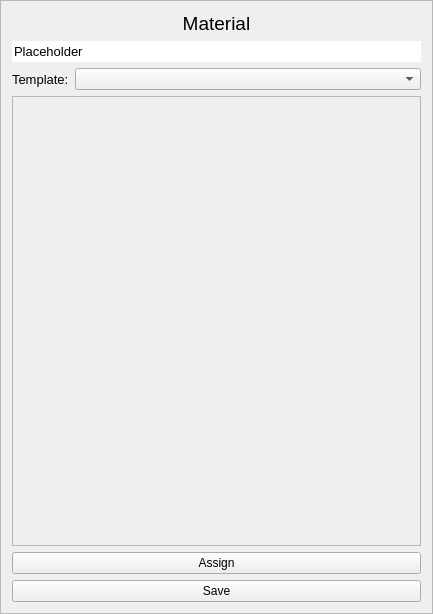
<?xml version="1.0" encoding="UTF-8"?>
<ui version="4.0">
 <class>Frame</class>
 <widget class="QFrame" name="Frame">
  <property name="geometry">
   <rect>
    <x>0</x>
    <y>0</y>
    <width>433</width>
    <height>614</height>
   </rect>
  </property>
  <property name="font">
   <font>
    <family>Segoe UI</family>
   </font>
  </property>
  <property name="windowTitle">
   <string>Frame</string>
  </property>
  <property name="frameShape">
   <enum>QFrame::StyledPanel</enum>
  </property>
  <property name="frameShadow">
   <enum>QFrame::Raised</enum>
  </property>
  <layout class="QGridLayout" name="gridLayout">
   <item row="2" column="0">
    <widget class="QLabel" name="label_2">
     <property name="font">
      <font>
       <pointsize>10</pointsize>
      </font>
     </property>
     <property name="text">
      <string>Template:</string>
     </property>
    </widget>
   </item>
   <item row="2" column="1">
    <widget class="QComboBox" name="templateBox">
     <property name="sizePolicy">
      <sizepolicy hsizetype="Expanding" vsizetype="Preferred">
       <horstretch>0</horstretch>
       <verstretch>0</verstretch>
      </sizepolicy>
     </property>
    </widget>
   </item>
   <item row="1" column="0" colspan="2">
    <widget class="QLineEdit" name="lineEdit">
     <property name="font">
      <font>
       <pointsize>10</pointsize>
      </font>
     </property>
     <property name="text">
      <string>Placeholder</string>
     </property>
     <property name="frame">
      <bool>false</bool>
     </property>
    </widget>
   </item>
   <item row="3" column="0" colspan="2">
    <widget class="QScrollArea" name="scrollArea">
     <property name="sizePolicy">
      <sizepolicy hsizetype="Expanding" vsizetype="Expanding">
       <horstretch>0</horstretch>
       <verstretch>0</verstretch>
      </sizepolicy>
     </property>
     <property name="frameShadow">
      <enum>QFrame::Plain</enum>
     </property>
     <property name="widgetResizable">
      <bool>true</bool>
     </property>
     <property name="alignment">
      <set>Qt::AlignLeading|Qt::AlignLeft|Qt::AlignTop</set>
     </property>
     <widget class="QWidget" name="variableFrame">
      <property name="geometry">
       <rect>
        <x>0</x>
        <y>0</y>
        <width>411</width>
        <height>448</height>
       </rect>
      </property>
      <property name="sizePolicy">
       <sizepolicy hsizetype="Expanding" vsizetype="Expanding">
        <horstretch>0</horstretch>
        <verstretch>0</verstretch>
       </sizepolicy>
      </property>
      <layout class="QVBoxLayout" name="verticalLayout"/>
     </widget>
    </widget>
   </item>
   <item row="4" column="0" colspan="2">
    <widget class="QPushButton" name="assignButton">
     <property name="toolTip">
      <string>Assign this material to the model node active in the model</string>
     </property>
     <property name="text">
      <string>Assign</string>
     </property>
    </widget>
   </item>
   <item row="5" column="0" colspan="2">
    <widget class="QPushButton" name="saveButton">
     <property name="text">
      <string>Save</string>
     </property>
    </widget>
   </item>
   <item row="0" column="0" colspan="2">
    <widget class="QLabel" name="label">
     <property name="font">
      <font>
       <family>Segoe UI</family>
       <pointsize>14</pointsize>
      </font>
     </property>
     <property name="layoutDirection">
      <enum>Qt::LeftToRight</enum>
     </property>
     <property name="text">
      <string>Material</string>
     </property>
     <property name="alignment">
      <set>Qt::AlignCenter</set>
     </property>
    </widget>
   </item>
  </layout>
 </widget>
 <resources/>
 <connections/>
</ui>
